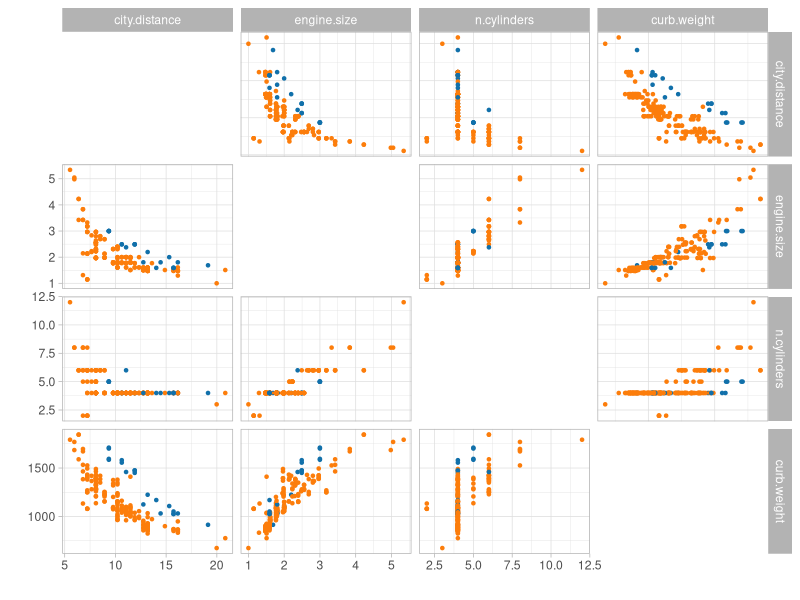
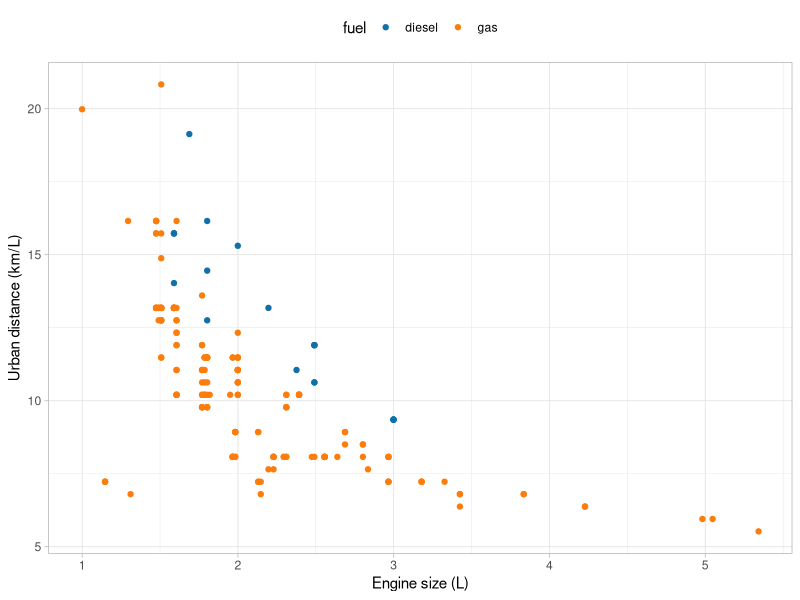
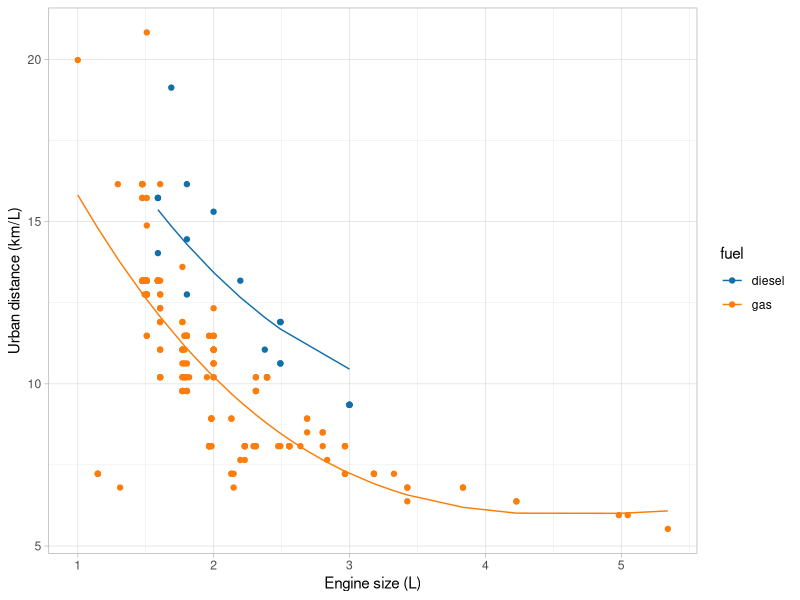
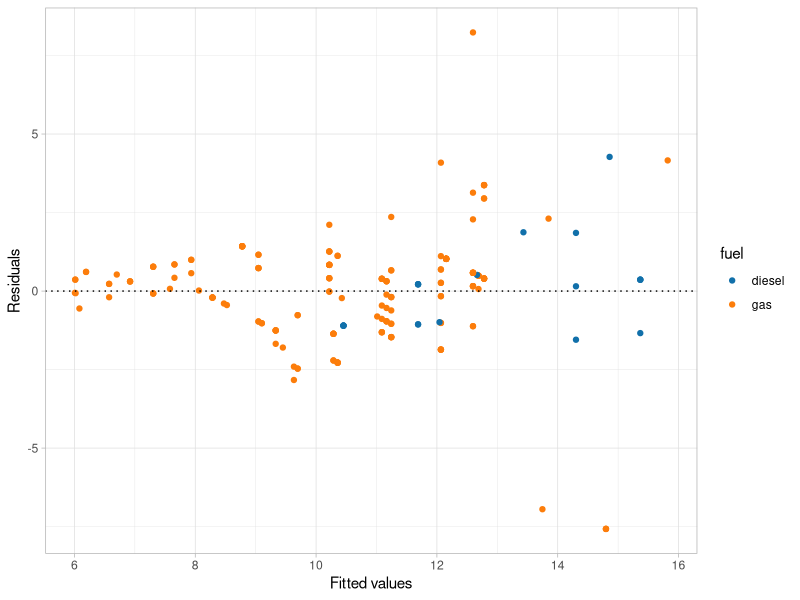
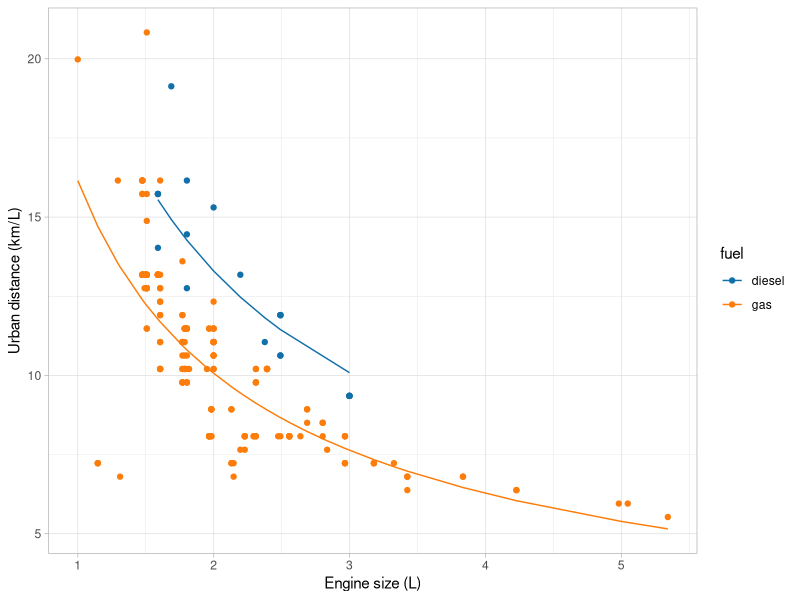
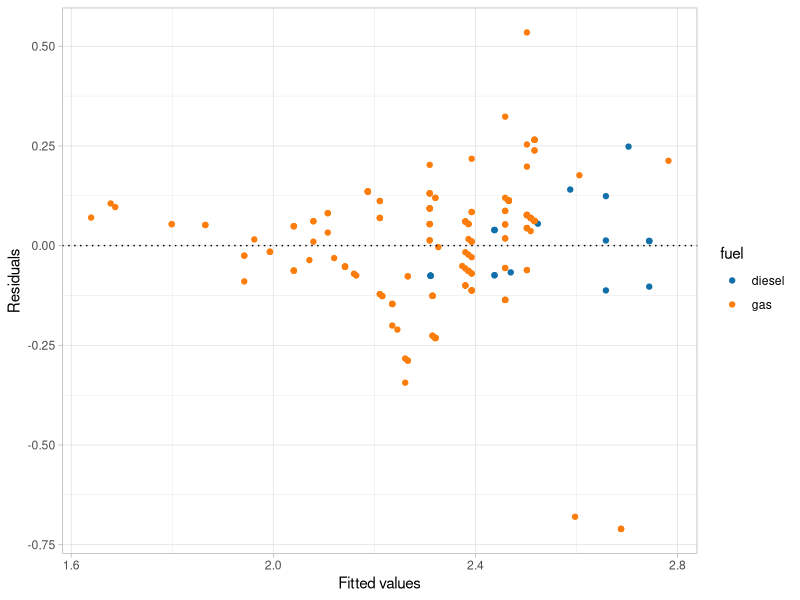
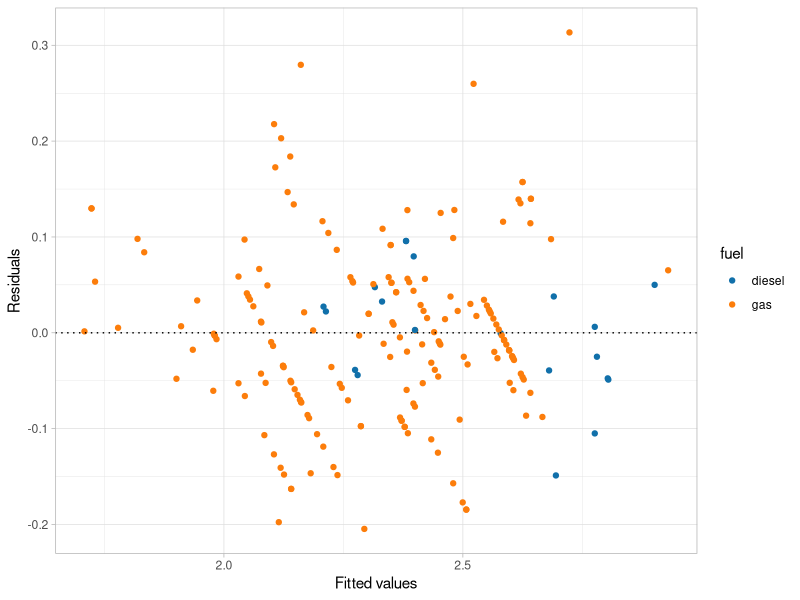

Recreate these plots in R, in order.
## ---- chunk 1
#| fig-width: 5
#| fig-height: 4.5
library(tidyverse)
library(ggplot2)
library(GGally)
library(ggthemes)

auto <- read.table("../data/auto.txt", header = TRUE) %>% select(city.distance, engine.size, n.cylinders, curb.weight, fuel)

p0 <- ggpairs(auto,
  columns = 1:4, aes(colour = fuel),
  lower = list(continuous = wrap("points", size = 0.9)),
  upper = list(continuous = wrap("points", size = 0.9)),
  diag = "blank"
) +
  theme_light() +
  scale_color_tableau(palette = "Color Blind") +
  xlab("") +
  ylab("")
p0
## ---- chunk 2
#| fig-width: 4
#| fig-height: 3.7
ggplot(data = auto, aes(x = engine.size, y = city.distance, col = fuel)) +
  geom_point() +
  theme_light() +
  scale_color_tableau(palette = "Color Blind") +
  theme(legend.position = "top") +
  xlab("Engine size (L)") +
  ylab("Urban distance (km/L)")
## ---- chunk 3
library(broom)
library(knitr)
m1 <- lm(city.distance ~ engine.size + I(engine.size^2) + I(engine.size^3) + fuel, data = auto)
kable(tidy(m1, conf.int = FALSE), digits = 3)
## ---- chunk 4
kable(glance(m1)[c(1, 3, 10)])
## ---- chunk 5
#| fig-width: 7.8
#| fig-height: 4.55
#| fig-align: center
augmented_m1 <- augment(m1)
ggplot(data = augmented_m1, aes(x = engine.size, y = city.distance, col = fuel)) +
  geom_point() +
  geom_line(aes(y = .fitted)) +
  theme_light() +
  theme(legend.position = "right") +
  scale_color_tableau(palette = "Color Blind") +
  xlab("Engine size (L)") +
  ylab("Urban distance (km/L)")
## ---- chunk 6
#| fig-width: 7.8
#| fig-height: 4.55
#| fig-align: center
ggplot(data = augmented_m1, aes(x = .fitted, y = .resid, col = fuel)) +
  geom_point() +
  geom_hline(aes(yintercept = 0), linetype = "dotted") +
  theme_light() +
  theme(legend.position = "right") +
  scale_color_tableau(palette = "Color Blind") +
  xlab("Fitted values") +
  ylab("Residuals")
## ---- chunk 7
m2 <- lm(log(city.distance) ~ I(log(engine.size)) + fuel, data = auto)
kable(tidy(m2, conf.int = FALSE), digits = 3)
## ---- chunk 8
#| fig-width: 7.8
#| fig-height: 4.55
#| fig-align: center
augmented_m2 <- augment(m2, data = auto)
ggplot(data = augmented_m2, aes(x = engine.size, y = city.distance, col = fuel)) +
  geom_point() +
  geom_line(aes(y = exp(.fitted))) +
  theme_light() +
  theme(legend.position = "right") +
  scale_color_tableau(palette = "Color Blind") +
  xlab("Engine size (L)") +
  ylab("Urban distance (km/L)")
## ---- chunk 9
#| fig-width: 7.8
#| fig-height: 4.55
#| fig-align: center
ggplot(data = augmented_m2, aes(x = .fitted, y = .resid, col = fuel)) +
  geom_point() +
  geom_hline(aes(yintercept = 0), linetype = "dotted") +
  theme_light() +
  theme(legend.position = "right") +
  scale_color_tableau(palette = "Color Blind") +
  xlab("Fitted values") +
  ylab("Residuals")
## ---- chunk 10
r.squared.original <- 1 - sum(mean((auto$city.distance - exp(predict(m2)))^2)) / sum(mean((auto$city.distance - mean(auto$city.distance))^2))
kable(data.frame(r.squared.original = r.squared.original, glance(m2)[c(1, 3, 10)]))
## ---- chunk 11
auto$cylinders2 <- factor(auto$n.cylinders == 2)
m3 <- lm(log(city.distance) ~ I(log(engine.size)) + I(log(curb.weight)) + fuel + cylinders2, data = auto)
kable(tidy(m3, conf.int = FALSE), digits = 3)
## ---- chunk 12
#| fig-width: 7.8
#| fig-height: 4.55
#| fig-align: center
augmented_m3 <- augment(m3, data = auto)
ggplot(data = augmented_m3, aes(x = .fitted, y = .resid, col = fuel)) +
  geom_point() +
  geom_hline(aes(yintercept = 0), linetype = "dotted") +
  theme_light() +
  theme(legend.position = "right") +
  scale_color_tableau(palette = "Color Blind") +
  xlab("Fitted values") +
  ylab("Residuals")
## ---- chunk 13
r.squared.original <- 1 - sum(mean((auto$city.distance - exp(predict(m3)))^2)) / sum(mean((auto$city.distance - mean(auto$city.distance))^2))
kable(data.frame(r.squared.original = r.squared.original, glance(m3)[c(1, 3, 10)]))
